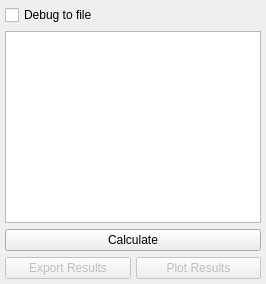
      <widget class="QWidget" name="Calc">
       <attribute name="title">
        <string>Calculate</string>
       </attribute>
       <layout class="QVBoxLayout" name="verticalLayout_2">
        <property name="leftMargin">
         <number>5</number>
        </property>
        <property name="topMargin">
         <number>5</number>
        </property>
        <property name="rightMargin">
         <number>5</number>
        </property>
        <property name="bottomMargin">
         <number>5</number>
        </property>
        <item>
         <widget class="QCheckBox" name="debug">
          <property name="statusTip">
           <string>Create a Debug Log to file.</string>
          </property>
          <property name="text">
           <string>Debug to file</string>
          </property>
         </widget>
        </item>
        <item>
         <widget class="QTextEdit" name="consoleOutput">
          <property name="font">
           <font>
            <family>Monospace</family>
            <pointsize>11</pointsize>
           </font>
          </property>
          <property name="undoRedoEnabled">
           <bool>false</bool>
          </property>
          <property name="lineWrapMode">
           <enum>QTextEdit::NoWrap</enum>
          </property>
          <property name="readOnly">
           <bool>true</bool>
          </property>
         </widget>
        </item>
        <item>
         <widget class="QPushButton" name="calcButton">
          <property name="sizePolicy">
           <sizepolicy hsizetype="Minimum" vsizetype="Fixed">
            <horstretch>0</horstretch>
            <verstretch>0</verstretch>
           </sizepolicy>
          </property>
          <property name="statusTip">
           <string>Launch the calculation routine.</string>
          </property>
          <property name="text">
           <string>Calculate</string>
          </property>
          <property name="icon">
           <iconset resource="../../resources/base/resources.qrc">
            <normaloff>:/icons/control.png</normaloff>:/icons/control.png</iconset>
          </property>
         </widget>
        </item>
        <item>
         <widget class="QWidget" name="widget_4" native="true">
          <layout class="QHBoxLayout" name="horizontalLayout_5">
           <property name="spacing">
            <number>5</number>
           </property>
           <property name="leftMargin">
            <number>0</number>
           </property>
           <property name="topMargin">
            <number>0</number>
           </property>
           <property name="rightMargin">
            <number>0</number>
           </property>
           <property name="bottomMargin">
            <number>0</number>
           </property>
           <item>
            <widget class="QPushButton" name="exportButton">
             <property name="enabled">
              <bool>false</bool>
             </property>
             <property name="statusTip">
              <string>Export the results in various formats.</string>
             </property>
             <property name="text">
              <string>Export Results</string>
             </property>
             <property name="icon">
              <iconset resource="../../resources/base/resources.qrc">
               <normaloff>:/icons/application-export.png</normaloff>:/icons/application-export.png</iconset>
             </property>
            </widget>
           </item>
           <item>
            <widget class="QPushButton" name="plotDistButton">
             <property name="enabled">
              <bool>false</bool>
             </property>
             <property name="statusTip">
              <string>Plot the results and export the graphs.</string>
             </property>
             <property name="text">
              <string>Plot Results</string>
             </property>
             <property name="icon">
              <iconset resource="../../resources/base/resources.qrc">
               <normaloff>:/icons/pencil-ruler.png</normaloff>:/icons/pencil-ruler.png</iconset>
             </property>
            </widget>
           </item>
          </layout>
         </widget>
        </item>
       </layout>
      </widget>
